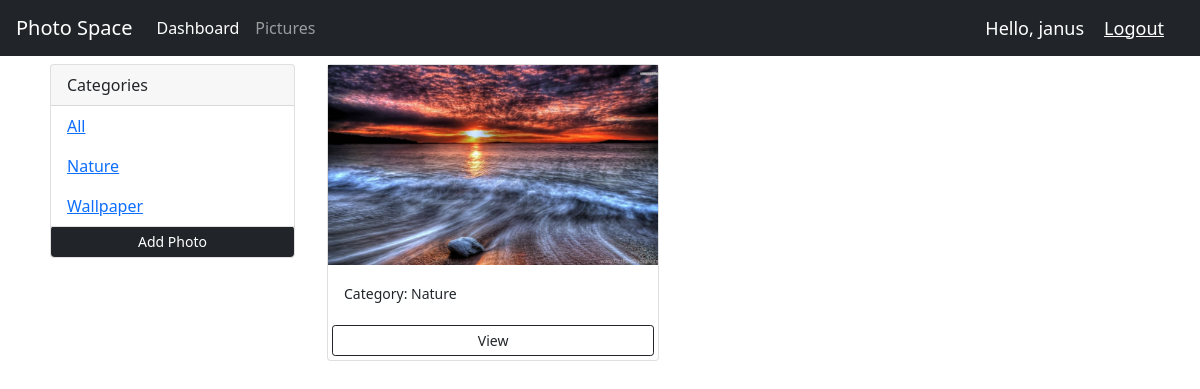
/gallery?category=Nature (signed in), run on the app's committed database.
### accounts/models.py (models this page shows, shortened)
class Category(models.Model):
    name = models.CharField(max_length=100, null=False, blank=False)

class Picture(models.Model):
    category = models.ForeignKey(Category, on_delete=models.SET_NULL, null=True)
    picture = models.ImageField(null=False, blank=False, default="Image")
    name = models.CharField(max_length=200, null=True)
    description = models.TextField(default="Description")
    date_uploaded = models.DateTimeField(auto_now_add=True, null=True)

### accounts/views.py (the view)
# urls.py: path('gallery', views.gallery, name="gallery")
@login_required(login_url='login')
def gallery(request):
    category = request.GET.get('category')
    if category == None:
        pictures = Picture.objects.all()
    else:
        pictures = Picture.objects.filter(category__name=category)
    categories = Category.objects.all()
    context = {'categories': categories, 'pictures': pictures}
    return render(request, 'accounts/gallery.html', context)

### accounts/templates/accounts/gallery.html (shortened to what this page needs)
{%  extends 'accounts/main.html' %}
{% load static %}
{% block content %}
<link href="https://cdn.jsdelivr.net/npm/bootstrap@5.1.3/dist/css/bootstrap.min.css" rel="stylesheet">
<div class="container">
  <div class="row">
    <div class="col-md-3">
      <div class="card m-2">
        <div class="card-header">
           Categories
        </div>
        <ul class="list-group list-group-flush">
          <li class="list-group-item">
            <a href="{% url 'gallery' %}">All</a>
          </li>
        {%for category in categories%}
          <li class="list-group-item">
            <a href="{% url 'gallery' %}?category={{category.name}}">{{category.name}}</a>
          </li>
        {% endfor %}
          <a href="{% url 'add_picture'%}" class="btn btn-dark btn-block btn-sm">Add Photo</a>
        </ul>
        </div>
    </div>
    <div class="col">
      <div class="row">
        {% for picture in pictures %}
        <div class="col-md-5">
          <div class="card my-2">
            <img class="image-thumbnail" src="{{picture.picture.url}}" alt="Card image cap">
            <div class="card-body">
              <small>Category: {{picture.category.name}}</small>
            </div>
            <a href="{% url 'view_picture' picture.id %}" class="btn btn-outline-dark btn-sm m-1">View</a>
          </div>
        </div>
        {% empty %}
        <h3>No Pictures...</h3>
        {% endfor %}
      </div>
    </div>
  </div>
</div>
{% endblock %}

### accounts/templates/accounts/navbar.html (shortened to what this page needs)
{% load static %}
<nav class="navbar navbar-expand-lg navbar-dark bg-dark">
  <a class="navbar-brand" href="{% url 'home' %}">Photo Space</a>
  <div class="collapse navbar-collapse" id="navbarNavAltMarkup">
    <div class="navbar-nav">
      <a class="nav-item nav-link active" href="{% url 'home' %}">Dashboard<span class="sr-only">(current)</span></a>
      <a class="nav-item nav-link" href="{% url 'pictures' %}">Pictures</a>
    </div>
  </div>
  <span class="hello-msg">Hello, {{request.user}}</span>
  <span ><a  class="hello-msg" href="{% url 'logout' %}">Logout</a></span>
</nav>

### static/css/main.css (style rules this page uses)
body { background-color: #ebeff5; }

### accounts/templates/accounts/navbar.html (style rules this page uses)
.hello-msg { font-size: 18px; color: #fff; margin-right: 20px; }

### accounts/templates/accounts/gallery.html (style rules this page uses)
.image-thumbnail { height: 200px; object-fit: cover; }
.list-group-item { text-decoration: none; color: black; }

### data on the page
Category: name "Nature"
Category: name "Wallpaper"
Picture: picture (picture), category.name "Nature"

### other printed values
{{ request.user }} "janus"
